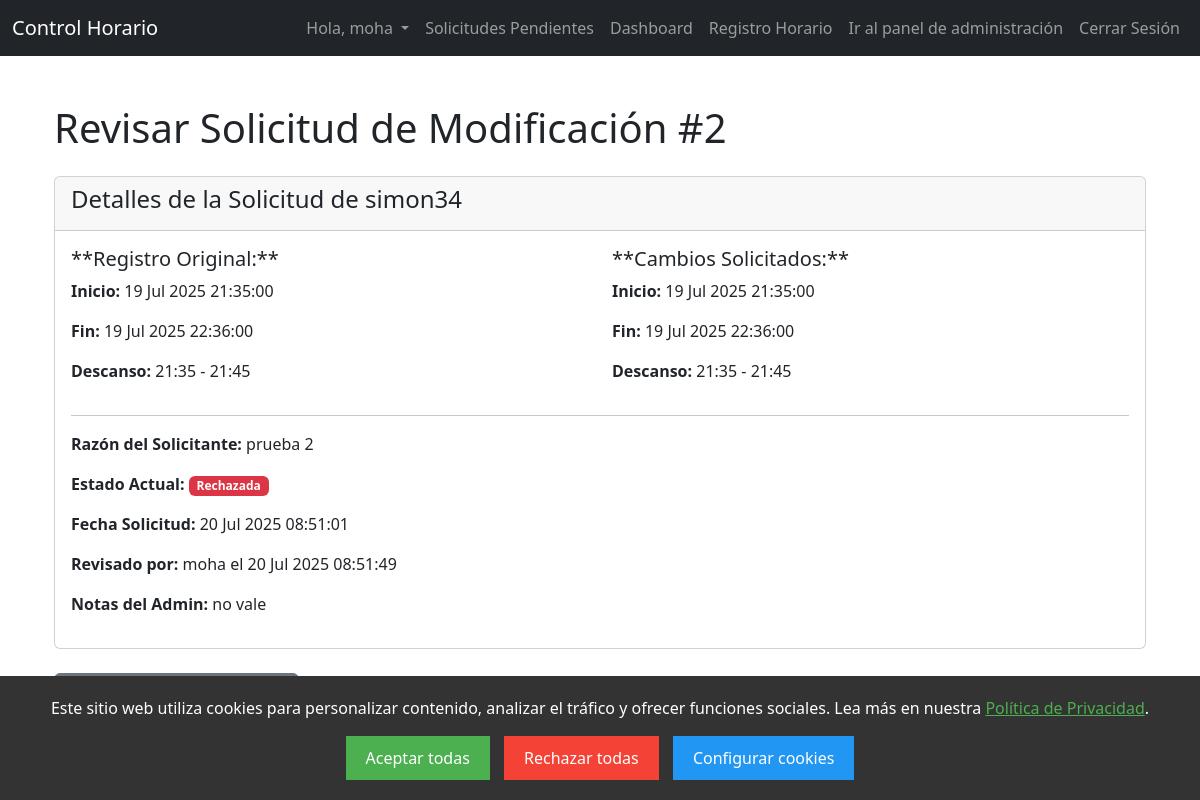
Screenshot of /review-request/2/ (signed in) with the database file from the repository.
### control_horario_app/models.py (models this page shows, shortened)
class TimeEntryModificationRequest(models.Model):
    original_entry = models.ForeignKey(TimeEntry, on_delete=models.CASCADE, related_name='modification_requests')
    requesting_user = models.ForeignKey(User, on_delete=models.CASCADE, related_name='sent_modification_requests')
    requested_start_time = models.DateTimeField()
    requested_end_time = models.DateTimeField(null=True, blank=True)
    requested_break_start = models.DateTimeField(null=True, blank=True)
    requested_break_end = models.DateTimeField(null=True, blank=True)
    reason = models.TextField(blank=True, null=True, help_text="Razón para la solicitud de cambio.")
    REQUEST_STATUS_CHOICES = [
        ('pending', 'Pendiente'),
        ('approved', 'Aprobada'),
        ('rejected', 'Rechazada'),
    ]
    status = models.CharField(max_length=10, choices=REQUEST_STATUS_CHOICES, default='pending')
    requested_at = models.DateTimeField(auto_now_add=True)
    reviewed_at = models.DateTimeField(null=True, blank=True)
    reviewer = models.ForeignKey(User, on_delete=models.SET_NULL, null=True, blank=True, related_name='reviewed_modification_requests')
    admin_notes = models.TextField(blank=True, null=True, help_text="Notas del administrador al revisar la solicitud.")
    class Meta:
        ordering = ['-requested_at']

class TimeEntry(models.Model):
    user = models.ForeignKey(User, on_delete=models.CASCADE)
    start_time = models.DateTimeField()
    end_time = models.DateTimeField(null=True, blank=True)
    break_start = models.DateTimeField(null=True, blank=True)
    break_end = models.DateTimeField(null=True, blank=True)
    notes = models.TextField(blank=True)
    created_at = models.DateTimeField(auto_now_add=True)
    is_edited = models.BooleanField(default=False) # Considerar añadir esto para auditoría
    last_edited = models.DateTimeField(null=True, blank=True) # Y esto
    class Meta:
        ordering = ['-start_time'] # Esto ya debería estar

### control_horario_app/views.py (the view, shortened to what this page needs)
# urls.py: path('review-request/<int:request_id>/', views.review_modification_request, name='review_modification_request_detail'),
@login_required
@user_passes_test(is_admin, login_url='/dashboard/')
def review_modification_request(request, request_id):
    modification_request = get_object_or_404(TimeEntryModificationRequest, id=request_id)
    context = {
        'modification_request_obj': modification_request, # <-- CAMBIADO AQUI
    }
    return render(request, 'control_horario_app/admin_review_request.html', context)

### control_horario_app/views.py (called while the page is built)
def is_admin(user):
    return user.is_staff

### control_horario_app/templates/control_horario_app/admin_review_request.html (shortened to what this page needs)
{% extends 'base.html' %}
{% load static %}
{% block content %}
<div class="container mt-5">
    <h1 class="mb-4">Revisar Solicitud de Modificación #{{ modification_request_obj.id }}</h1>
    <div class="card mb-4">
        <div class="card-header">
            <h4>Detalles de la Solicitud de {{ modification_request_obj.requesting_user.username }}</h4>
        </div>
        <div class="card-body">
            <div class="row">
                <div class="col-md-6">
                    <h5>**Registro Original:**</h5>
                    <p><strong>Inicio:</strong> {{ modification_request_obj.original_entry.start_time|date:"d M Y H:i:s" }}</p>
                    <p><strong>Fin:</strong> {{ modification_request_obj.original_entry.end_time|default:"N/A"|date:"d M Y H:i:s" }}</p>
                    <p><strong>Descanso:</strong>
                        {% if modification_request_obj.original_entry.break_start and modification_request_obj.original_entry.break_end %}
                            {{ modification_request_obj.original_entry.break_start|date:"H:i" }} - {{ modification_request_obj.original_entry.break_end|date:"H:i" }}
                        {% else %}
                            N/A
                        {% endif %}
                    </p>
                </div>
                <div class="col-md-6">
                    <h5>**Cambios Solicitados:**</h5>
                    <p><strong>Inicio:</strong> {{ modification_request_obj.requested_start_time|date:"d M Y H:i:s" }}</p>
                    <p><strong>Fin:</strong> {{ modification_request_obj.requested_end_time|default:"N/A"|date:"d M Y H:i:s" }}</p>
                    <p><strong>Descanso:</strong>
                        {% if modification_request_obj.requested_break_start and modification_request_obj.requested_break_end %}
                            {{ modification_request_obj.requested_break_start|date:"H:i" }} - {{ modification_request_obj.requested_break_end|date:"H:i" }}
                        {% else %}
                            N/A
                        {% endif %}
                    </p>
                </div>
            </div>
            <hr>
            <p><strong>Razón del Solicitante:</strong> {{ modification_request_obj.reason|default:"N/A" }}</p>
            <p><strong>Estado Actual:</strong> <span class="badge
                {% if modification_request_obj.status == 'pending' %}bg-warning text-dark{% elif modification_request_obj.status == 'approved' %}bg-success{% else %}bg-danger{% endif %}">
                {{ modification_request_obj.get_status_display }}
            </span></p>
            <p><strong>Fecha Solicitud:</strong> {{ modification_request_obj.requested_at|date:"d M Y H:i:s" }}</p>
            {% if modification_request_obj.reviewer %}
                <p><strong>Revisado por:</strong> {{ modification_request_obj.reviewer.username }} el {{ modification_request_obj.reviewed_at|date:"d M Y H:i:s" }}</p>
                <p><strong>Notas del Admin:</strong> {{ modification_request_obj.admin_notes|default:"N/A" }}</p>
            {% endif %}
        </div>
    </div>
    <p class="mt-4"><a href="{% url 'admin_modification_requests' %}" class="btn btn-secondary">Volver a la lista de solicitudes</a></p>
</div>
{% endblock %}

### control_horario_app/templates/control_horario_app/base.html (shortened to what this page needs)
<!DOCTYPE html>
<html lang="es">
<head>
    <link href="https://cdn.jsdelivr.net/npm/bootstrap@5.3.2/dist/css/bootstrap.min.css" rel="stylesheet">
    <link rel="stylesheet" href="https://cdn.jsdelivr.net/npm/bootstrap-icons@1.11.3/font/bootstrap-icons.min.css">
</head>
<body>
    <nav class="navbar navbar-expand-lg navbar-dark bg-dark">
        <div class="container-fluid">
            <a class="navbar-brand" href="#">Control Horario</a>
            <div class="collapse navbar-collapse" id="navbarNav">
                <ul class="navbar-nav ms-auto">
                    {% if user.is_authenticated %}
                    <li class="nav-item dropdown">
                        <a class="nav-link dropdown-toggle" href="#" id="navbarDropdown" role="button" data-bs-toggle="dropdown" aria-expanded="false">
                            Hola, {{ user.username }}
                        </a>
                    </li>
                        {% if request.user.is_authenticated and request.user.is_staff %}
                            <li class="nav-item">
                                <a class="nav-link" href="{% url 'admin_modification_requests' %}">
                                    Solicitudes Pendientes {% if pending_requests_count %} <span class="badge bg-danger">{{ pending_requests_count }}</span>{% endif %}
                                </a>
                            </li>
                        {% endif %}
                        <li class="nav-item">
                            <a class="nav-link" href="{% url 'dashboard' %}">Dashboard</a>
                        </li>
                        <li class="nav-item">
                            <a class="nav-link" href="{% url 'timesheet' %}">Registro Horario</a>
                        </li>
                        {% if request.user.is_authenticated and request.user.is_staff %}
                        <li>
                             <a href="{% url 'admin:login' %}" target="_blank" class="nav-item nav-link">Ir al panel de administración</a>
                        </li>
                         {% endif %}
                        <li class="nav-item">
                            <a class="nav-link" href="{% url 'logout' %}">Cerrar Sesión</a>
                        </li>
                    {% endif %}
                </ul>
            </div>
        </div>
    </nav>
    <div class="container mt-4">
        {% block content %}
        {% endblock %}
    </div>
    {% if not request.COOKIES.cookie_consent %}
<div id="cookie-banner" class="cookie-banner" style="position: fixed; bottom: 0; width: 100%; background: #333; color: white; text-align: center; padding: 20px; z-index: 1000;">
    <p>
        Este sitio web utiliza cookies para personalizar contenido, analizar el tráfico y ofrecer funciones sociales.
        Lea más en nuestra <a href="{% url 'privacy_policy' %}" style="color: #4CAF50; text-decoration: underline;">Política de Privacidad</a>.
    </p>
    <div style="margin-top: 10px;">
        <button id="accept-all-cookies" style="background: #4CAF50; color: white; padding: 10px 20px; border: none; cursor: pointer; margin-right: 10px;">
            Aceptar todas
        </button>
        <button id="reject-all-cookies" style="background: #f44336; color: white; padding: 10px 20px; border: none; cursor: pointer; margin-right: 10px;">
            Rechazar todas
        </button>
        <button id="configure-cookies" style="background: #2196F3; color: white; padding: 10px 20px; border: none; cursor: pointer;">
            Configurar cookies
        </button>
    </div>
</div>
{% endif %}
</body>
</html>

### rows the page displays
TimeEntryModificationRequest: id "2", requesting_user.username "simon34", original_entry.start_time "19 Jul 2025 21:35:00", original_entry.end_time "19 Jul 2025 22:36:00", original_entry.break_start "21:35", original_entry.break_end "21:45", requested_start_time "19 Jul 2025 21:35:00", requested_end_time "19 Jul 2025 22:36:00", requested_break_start "21:35", requested_break_end "21:45", reason "prueba 2", status "Rechazada", requested_at "20 Jul 2025 08:51:01", reviewer.username "moha", reviewed_at "20 Jul 2025 08:51:49", admin_notes "no vale"

### other values shown
{{ user.username }} "moha"
